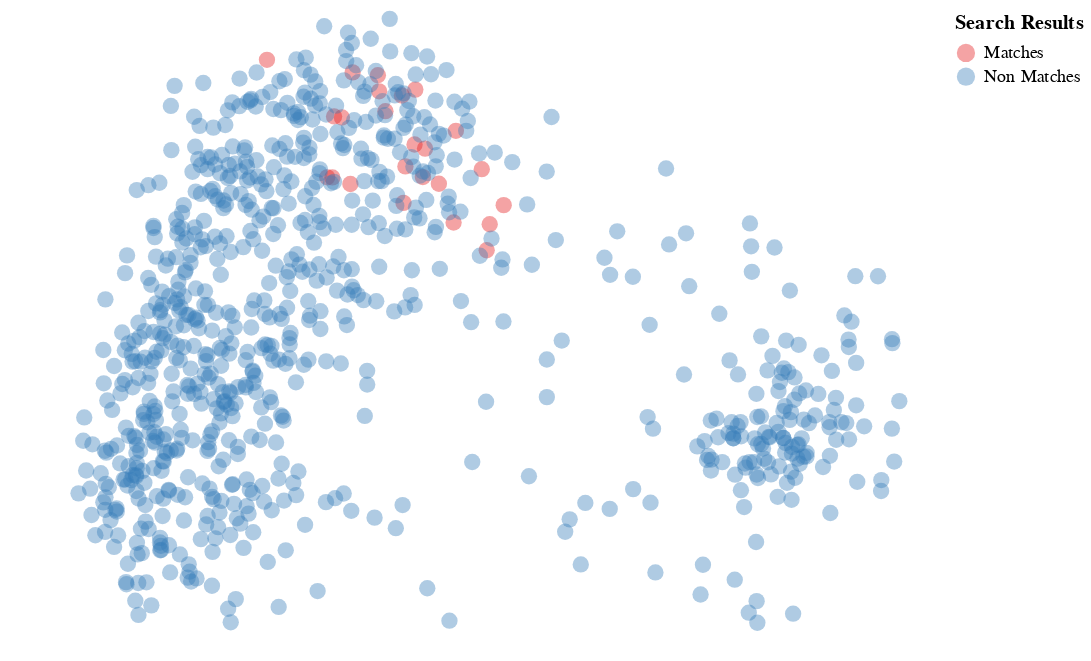

This figure's notebook cell:
### Markdown cell above
### New Feature - 2D Visual Search

### Code cell
query ="""
Efforts to identify the underlying drivers of fear, anxiety and stigma that
fuel misinformation and rumor, particularly through social media.
"""
research_papers.search_2d(query)

### Figure 1 — Vega-Lite specification as saved in the notebook (floating-point values rounded to 4 significant figures; data arrays with more than 128 entries replaced by an {"elided": "..."} marker saying what was removed)
{"config": {"view": {"continuousWidth": 400, "continuousHeight": 300, "strokeWidth": 0}, "axis": {"grid": false}}, "data": {"name": "data-03634851e65263534539084cfaf1ea8d"}, "mark": {"type": "circle", "opacity": 0.4, "size": 80}, "encoding": {"color": {"type": "nominal", "field": "Search Results", "scale": {"scheme": "set1"}}, "x": {"type": "quantitative", "axis": null, "field": "x"}, "y": {"type": "quantitative", "axis": null, "field": "y"}}, "height": 350, "width": 500, "$schema": "https://vega.github.io/schema/vega-lite/v4.0.2.json", "datasets": {"data-03634851e65263534539084cfaf1ea8d": {"elided": "824 records"}}}
